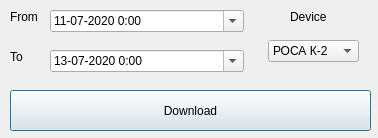
<?xml version="1.0" encoding="UTF-8"?>
<ui version="4.0">
 <class>Dialog</class>
 <widget class="QDialog" name="Dialog">
  <property name="geometry">
   <rect>
    <x>0</x>
    <y>0</y>
    <width>378</width>
    <height>138</height>
   </rect>
  </property>
  <property name="windowTitle">
   <string>Dialog</string>
  </property>
  <widget class="QDateTimeEdit" name="dt_edit_from">
   <property name="geometry">
    <rect>
     <x>50</x>
     <y>10</y>
     <width>194</width>
     <height>22</height>
    </rect>
   </property>
   <property name="date">
    <date>
     <year>2020</year>
     <month>7</month>
     <day>11</day>
    </date>
   </property>
   <property name="displayFormat">
    <string>dd-MM-yyyy H:mm</string>
   </property>
   <property name="calendarPopup">
    <bool>true</bool>
   </property>
  </widget>
  <widget class="QDateTimeEdit" name="dt_edit_to">
   <property name="geometry">
    <rect>
     <x>50</x>
     <y>50</y>
     <width>194</width>
     <height>22</height>
    </rect>
   </property>
   <property name="date">
    <date>
     <year>2020</year>
     <month>7</month>
     <day>13</day>
    </date>
   </property>
   <property name="displayFormat">
    <string>dd-MM-yyyy H:mm</string>
   </property>
   <property name="calendarPopup">
    <bool>true</bool>
   </property>
  </widget>
  <widget class="QLabel" name="label_from">
   <property name="geometry">
    <rect>
     <x>10</x>
     <y>10</y>
     <width>47</width>
     <height>13</height>
    </rect>
   </property>
   <property name="text">
    <string>From</string>
   </property>
  </widget>
  <widget class="QLabel" name="label_to">
   <property name="geometry">
    <rect>
     <x>10</x>
     <y>50</y>
     <width>47</width>
     <height>13</height>
    </rect>
   </property>
   <property name="text">
    <string>To</string>
   </property>
  </widget>
  <widget class="QComboBox" name="combo_device">
   <property name="geometry">
    <rect>
     <x>268</x>
     <y>40</y>
     <width>91</width>
     <height>22</height>
    </rect>
   </property>
   <item>
    <property name="text">
     <string>РОСА К-2</string>
    </property>
   </item>
   <item>
    <property name="text">
     <string>Тест Студии</string>
    </property>
   </item>
  </widget>
  <widget class="QPushButton" name="download_button">
   <property name="geometry">
    <rect>
     <x>10</x>
     <y>90</y>
     <width>361</width>
     <height>41</height>
    </rect>
   </property>
   <property name="text">
    <string>Download</string>
   </property>
  </widget>
  <widget class="QLabel" name="label">
   <property name="geometry">
    <rect>
     <x>290</x>
     <y>10</y>
     <width>47</width>
     <height>13</height>
    </rect>
   </property>
   <property name="text">
    <string>Device</string>
   </property>
  </widget>
 </widget>
 <resources/>
 <connections/>
</ui>
